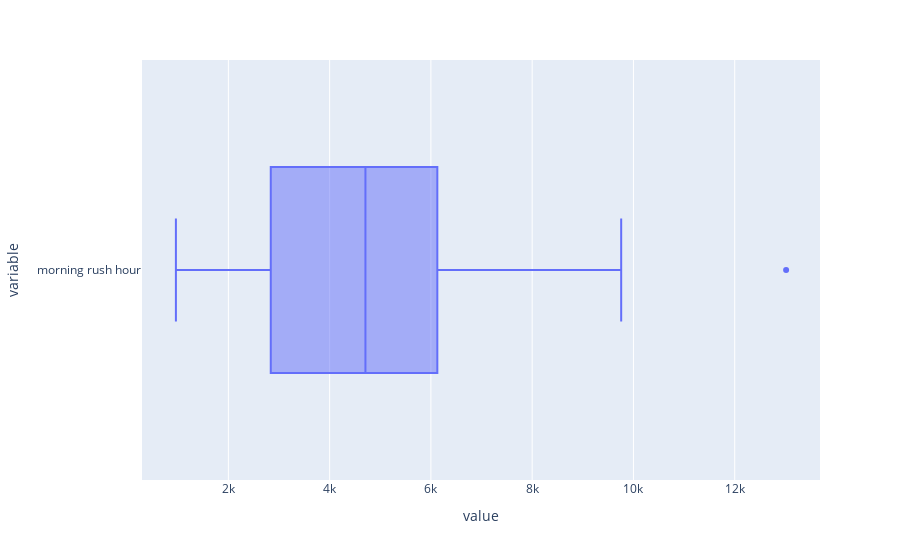

This figure's notebook cell:
### Code cell
px.box(target_train_2, orientation='h')

### Figure 1 — Plotly figure (JSON) as saved in the notebook; plotly's stock layout.template omitted (floating-point values rounded to 4 significant figures)
{"data": [{"alignmentgroup": "True", "hovertemplate": "value=%{x}<br>variable=%{y}<extra></extra>", "legendgroup": "", "marker": {"color": "#636efa"}, "name": "", "notched": false, "offsetgroup": "", "orientation": "h", "showlegend": false, "type": "box", "x": [7535, 2935, 5423, 5950, 5518, 4707, 8018, 7513, 6300, 9758, 2952, 1283, 3819, 964, 977, 5110, 5735, 2610, 3397, 2426, 5329, 3983, 6186, 3282, 2498, 2805, 1753, 3692, 13015, 5855, 6201], "x0": " ", "xaxis": "x", "y": ["morning rush hour", "morning rush hour", "morning rush hour", "morning rush hour", "morning rush hour", "morning rush hour", "morning rush hour", "morning rush hour", "morning rush hour", "morning rush hour", "morning rush hour", "morning rush hour", "morning rush hour", "morning rush hour", "morning rush hour", "morning rush hour", "morning rush hour", "morning rush hour", "morning rush hour", "morning rush hour", "morning rush hour", "morning rush hour", "morning rush hour", "morning rush hour", "morning rush hour", "morning rush hour", "morning rush hour", "morning rush hour", "morning rush hour", "morning rush hour", "morning rush hour"], "y0": " ", "yaxis": "y"}], "layout": {"boxmode": "group", "legend": {"tracegroupgap": 0}, "margin": {"t": 60}, "xaxis": {"anchor": "y", "domain": [0, 1], "title": {"text": "value"}}, "yaxis": {"anchor": "x", "domain": [0, 1], "title": {"text": "variable"}}}}
